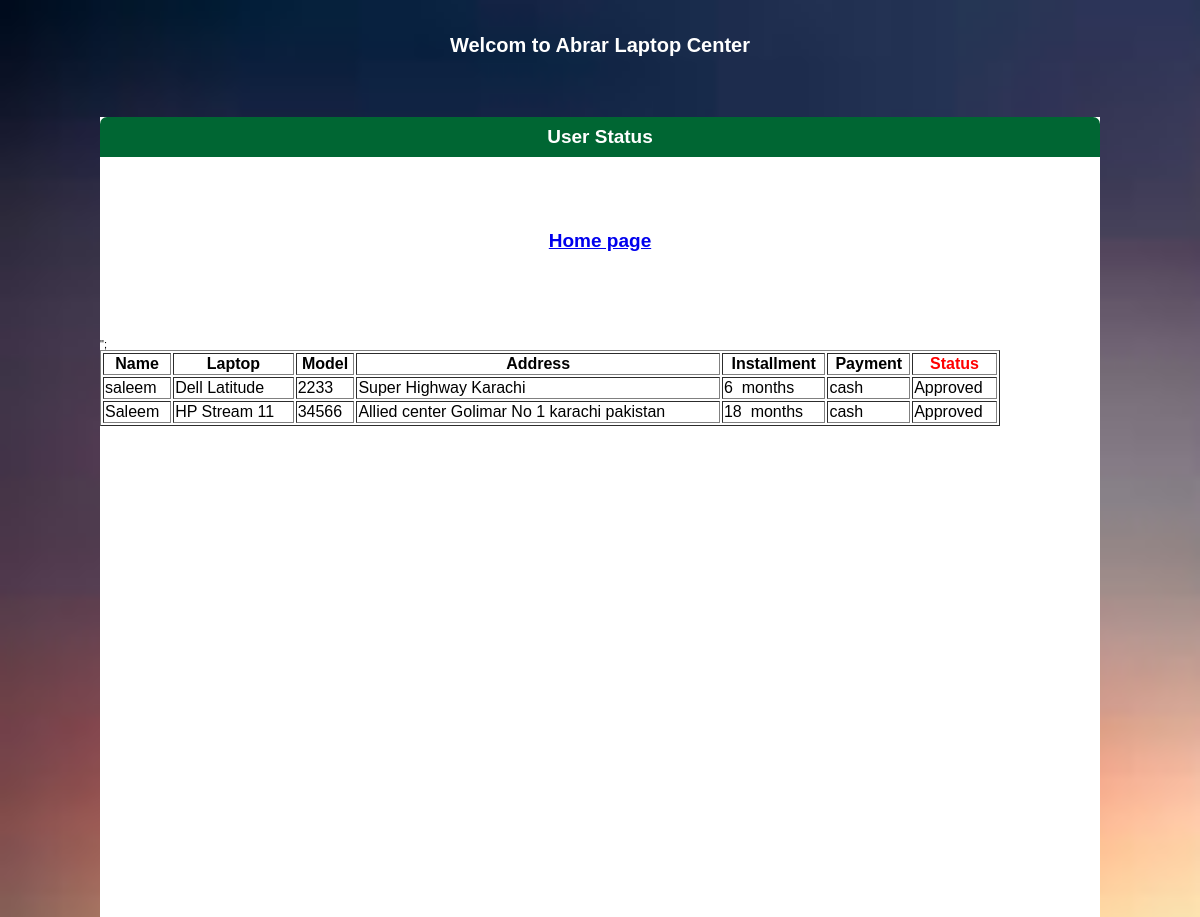
The app's page /home.php?mlink=status.php (signed in) with its own data.
### tables this page shows
CREATE TABLE IF NOT EXISTS `users_applied` (
  `ID` int(11) NOT NULL AUTO_INCREMENT,
  `user_id` int(11) NOT NULL,
  `Name` varchar(50) NOT NULL,
  `Comp_name` varchar(50) NOT NULL,
  `Model_no` int(11) NOT NULL,
  `Address` varchar(100) NOT NULL,
  `Installment` int(11) NOT NULL,
  `Pay_option` varchar(20) NOT NULL,
  `Status` varchar(20) NOT NULL,
  PRIMARY KEY (`ID`)
);

### include/functions.php (called while the page is built, shortened)
<?php
function run_query($qry)
{
	$con = Connect();
	$rs = mysqli_query($con,$qry);
	$data = array();
	while($row = mysqli_fetch_assoc($rs))
	{
		$data[] = $row;
	}
	return $data;
}
function applied_users($usr)
{
	$query = "SELECT * FROM users_applied where user_id='$usr'";
	$records = run_query($query);
	return $records;
}
?>

### pages/status.php (the view, shortened to what this page needs)
<div class="welcomeBar"> User Status</div><br><br>
<center><h2><a href="home.php?mlink=manage.php">Home page</a></h2> </center><br>
?><br><br>
<table width='90%' border='1'>";
<tr>
<th> Name</th>
<th> Laptop</th>
<th> Model</th>
<th> Address</th>
<th> Installment</th>
<th> Payment</th>
<th style="color:red;"> Status</th>
</tr>
<?php
if(isset($_SESSION['user']))
{
	$us=$_SESSION['user'];
	$appiler=applied_users($us);
}
foreach($appiler as $users)
{
	echo"<tr>";
	echo"<td>".$users['Name']."</td>";
	echo"<td>".$users['Comp_name']."</td>";
	echo"<td>".$users['Model_no']. "</td>";
	echo"<td>".$users['Address']."</td>";
	echo"<td>".$users['Installment']."&nbsp months </td>";
	echo"<td>".$users['Pay_option']."</td>";
	echo"<td>".$users['Status']."</td>";
	echo"</tr>";
}
?>
</table>

### css/style.css (style rules this page uses)
body { background:url(../images/bgimage.jpg) no-repeat; background-size:2050px,2050px; padding:0; font-family:Arial, Helvetica, sans-serif; font-size:11px; margin:0px auto auto auto; }
#main_container h2 { text-align:center; font-size:19px; color:black; line-height:90px; }
.welcomeBar { background-color: #063; font-size:19px; color: #FFF; text-align:center; font-weight:bold; line-height:40px; border-top-left-radius:7px; border-top-right-radius:7px; }

### records on screen
users_applied: Name "saleem", Comp_name "Dell Latitude", Model_no "2233", Address "Super Highway Karachi", Installment "6", Pay_option "cash", Status "Approved"
users_applied: Name "Saleem", Comp_name "HP Stream 11", Model_no "34566", Address "Allied center Golimar No 1 karachi pakistan", Installment "18", Pay_option "cash", Status "Approved"
